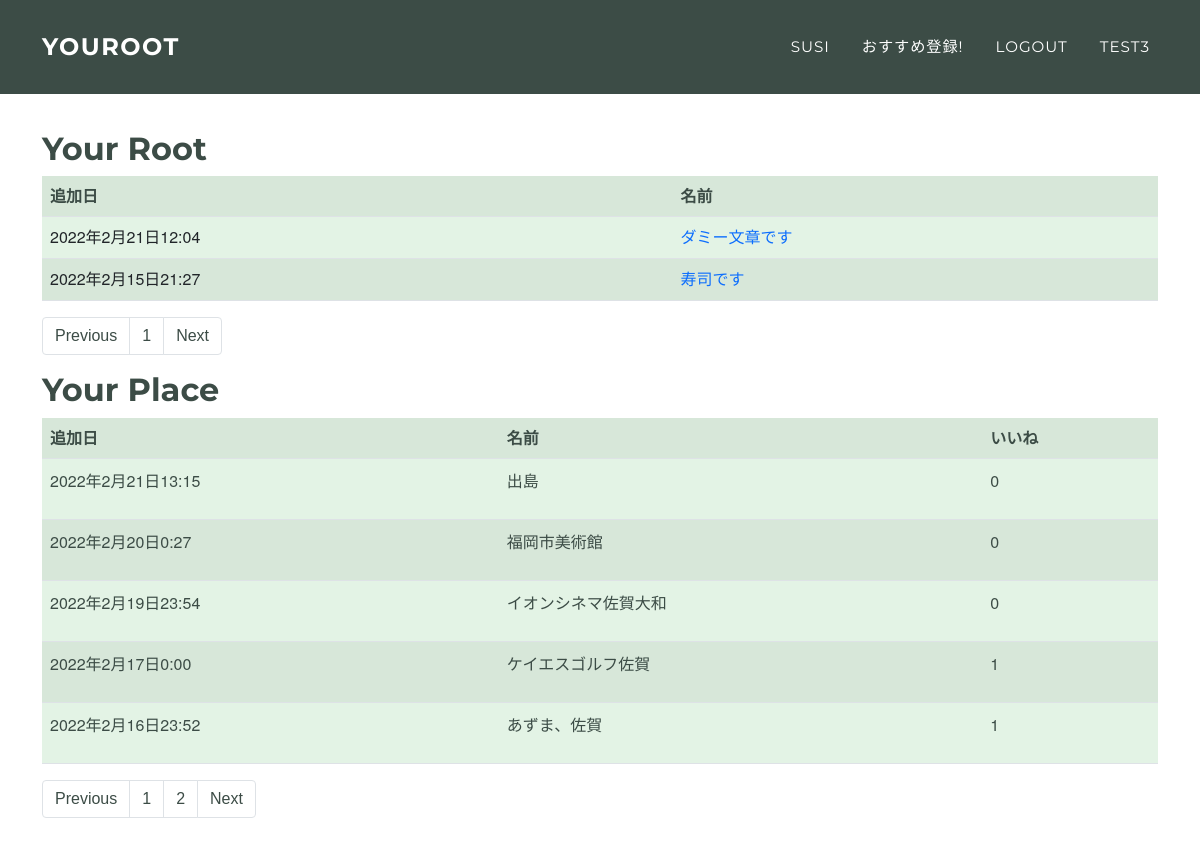
/user/1 (signed in), run on the app's committed database.
### testRoot/models.py (models this page shows, shortened)
class KeepRoot(models.Model):
    name = models.CharField(max_length=255)
    first = models.ForeignKey(TypeOfPlace, on_delete=models.CASCADE, null=True,related_name='first')
    second = models.ForeignKey(TypeOfPlace, on_delete=models.CASCADE, null=True,related_name='second')
    third = models.ForeignKey(TypeOfPlace, on_delete=models.CASCADE, null=True,related_name='third')
    author = models.ForeignKey(get_user_model(),on_delete=models.CASCADE, null=True)
    created_at = models.DateTimeField(auto_now_add=True, null=True)

class TypeOfPlace(models.Model):
    TYPE_CHOICE = (
        ('eat','ご飯'),
        ('play','遊び'),
    )
    type = models.CharField(max_length=255, choices=TYPE_CHOICE)
    name = models.CharField(max_length=255)
    atmosphere = models.ForeignKey(Atmosphere, on_delete=models.PROTECT, null=True)
    address = models.CharField(max_length=255)
    created_at = models.DateTimeField(auto_now_add=True)
    updated_at = models.DateTimeField(auto_now_add=True)
    pref = models.ForeignKey(PrefeCode, on_delete=models.PROTECT, null=True)
    city = models.CharField(max_length=255, null=True)
    ido = models.FloatField(null=True)
    keido = models.FloatField(null=True)
    image = models.ImageField(upload_to='images/', null=True)
    author = models.ForeignKey(get_user_model(),on_delete=models.CASCADE, null=True)
    good = models.IntegerField(null=True, default=0)
    comment = models.CharField(max_length=500, null=True)

### testRoot/views.py (the view)
# urls.py: path('user/<int:id>', user, name='user'),
def user(request, id):
    if request.method == 'POST':
        form = KeepRootForm(request.POST)
        if form.is_valid():
            post = form.save(commit=False)
            post.save()
            return redirect('index')
    else:
        lists = KeepRoot.objects.order_by('-created_at').filter(author=request.user)
        lists_place = TypeOfPlace.objects.order_by('-created_at').filter(author=request.user)
        p = Paginator(TypeOfPlace.objects.order_by('-created_at').filter(author=request.user), 5)
        page = request.GET.get('page')
        place = p.get_page(page)
        q = Paginator(KeepRoot.objects.order_by('-created_at').filter(author=request.user), 3)
        qpage = request.GET.get('rootPage')
        root = q.get_page(qpage)
        rangeee = list(range(root.paginator.num_pages))
        rangee = list(range(place.paginator.num_pages))
        content = {
            'lists': lists,
            'lists_place': lists_place,
            'place':place,
            'root':root,
            'rangee':rangee,
            'rangeee':rangeee,
        }
        return render(request, 'testRoot/user.html', content)

### testRoot/templates/testRoot/user.html
{% extends 'layout.html' %}
{% block content %}
<div class="container" style="margin-top: 130px;">
    <h2 style="color: #3c4c46;">Your Root</h2>
    <table class="table table-striped table-hover" style="background-color: #e3f3e5;">
        <tr>
            <th style="color: #3c4c46;">追加日</th>
            <th style="color: #3c4c46;">名前</th>
        </tr>
        {% for list in root %}
        <tr>
            <td>{{list.created_at}}</td>
            <td>
                <div class="wrapper"><a href="{% url 'detail' list.pk%}" class="effect-box">{{list.name}}</a></div>
            </td>
        </tr>
        {% endfor %}
    </table>
    <ul class="pagination">
        {% if root.has_previous %}
        <li class="page-item"><div class="wrapper"><a class="page-link effect-box pagination" href="?rootPage={{root.previous_page_number}}&page={{place.number}}">Previous</a></div></li>
        {% else %}
        <li class="page-item disable"><div class="wrapper"><a class="page-link effect-box pagination" href="?rootPage=1&page={{place.number}}">Previous</a></div></li>
        {% endif %}
        {% for i in rangeee %}
        <li class="page-item"><div class="wrapper"><a class="page-link effect-box pagination" href="?rootPage={{forloop.counter}}&page={{place.number}}">{{forloop.counter}}</a></div></li>
        {% endfor %}
        {% if root.has_next %}
        <li class="page-item"><div class="wrapper"><a class="page-link effect-box pagination" href="?rootPage={{root.next_page_number }}&page={{place.number}}">Next</a></div></li>
        {% else %}
        <li class="page-item disable"><div class="wrapper"><a class="page-link disable effect-box pagination" href="?rootPage={{root.paginator.num_pages}}&page={{place.number}}">Next</a></div></li>
        {% endif %}
    </ul>
    <h2 style="color: #3c4c46;">Your Place</h2>
    <table class="table table-striped table-hover" style="color: #3c4c46; background-color: #e3f3e5;">
        <tr>
            <th style="color: #3c4c46;">追加日</th>
            <th style="color: #3c4c46;">名前</th>
            <th style="color: #3c4c46;">いいね</th>
        </tr>
        {% for list in place %}
        <tr>
            <td style="color: #3c4c46;">
                <p>{{list.created_at}}</p>
            </td>
            <td style="color: #3c4c46;">
                <p>{{list.name}}</p>
            </td>
            <td style="color: #3c4c46;">
                <p>{{list.good}}</p>
            </td>
        </tr>
        {% endfor %}
    </table>
    <ul class="pagination">
        {% if place.has_previous %}
        <li class="page-item"><div class="wrapper"><a class="page-link effect-box pagination" href="?page={{place.previous_page_number}}&rootPage={{root.number}}">Previous</a></div></li>
        {% else %}
        <li class="page-item disable"><div class="wrapper"><a class="page-link effect-box pagination" href="?page=1&rootPage={{root.number}}">Previous</a></div></li>
        {% endif %}
        {% for i in rangee %}
        <li class="page-item"><div class="wrapper"><a class="page-link effect-box pagination" href="?page={{forloop.counter}}&rootPage={{root.number}}">{{forloop.counter}}</a></div></li>
        {% endfor %}
        {% if place.has_next %}
        <li class="page-item"><div class="wrapper"><a class="page-link effect-box pagination" href="?page={{place.next_page_number }}&rootPage={{root.number}}">Next</a></div></li>
        {% else %}
        <li class="page-item disable"><div class="wrapper"><a class="page-link disable effect-box pagination" href="?page={{place.paginator.num_pages}}&rootPage={{root.number}}">Next</a></div></li>
        {% endif %}
    </ul>
</div>
{% endblock %}

### templates/layout.html (shortened to what this page needs)
<!DOCTYPE html>
<html lang="ja">
{% load static %}
<head>
    <link href="https://cdn.jsdelivr.net/npm/bootstrap@5.0.2/dist/css/bootstrap.min.css" rel="stylesheet"
>
    <link rel="stylesheet" href="https://maxst.icons8.com/vue-static/landings/line-awesome/line-awesome/1.3.0/css/line-awesome.min.css" />
    <link rel="stylesheet" href="https://cdn.jsdelivr.net/npm/bootstrap-icons@1.4.0/font/bootstrap-icons.css">
    <link rel="stylesheet" href="{% static 'css/style.css' %}">
    <link rel="stylesheet" href="{% static 'css/index.css' %}">
    <link rel="stylesheet" href="{% static 'css/topPage.css' %}">
    <link rel="stylesheet" href="{% static 'css/topPage1.css' %}">
    <link rel="stylesheet" href="{% static 'css/card.css' %}">
    <link rel="stylesheet" href="{% static 'css/user.css' %}">
    <link rel="stylesheet" href="{% static 'css/logged_out.css' %}">
    <link rel="stylesheet" href="{% static 'css/login.css' %}">
    <link rel="stylesheet" href="{% static 'css/test1.css' %}">
    <link rel="stylesheet" href="{% static 'css/test2.css' %}">
    <link rel="stylesheet" href="{% static 'css/jquery.range.css' %}">
</head>
<body>
    <nav class="navbar navbar-expand-lg navbar-dark fixed-top" id="mainNav" style="background-color: #3c4c46;">
        <div class="container">
            {% if user.is_authenticated %}
            <div class="wrapper"><a class="navbar-brand effect-box" href="{% url 'index' %}">YOUROOT</a></div>
            {% else %}
            <div class="wrapper"><a class="navbar-brand effect-box" href="{% url 'topPage' %}">YOUROOT</a></div>
            {% endif %}
            <div class="collapse navbar-collapse" id="navbarResponsive">
                <ul class="navbar-nav text-uppercase ms-auto py-4 py-lg-0">
                    {% if user.is_authenticated %}
                    <li class="nav-item">
                        <div class="wrapper"><a href="{% url 'user' user.id%}" class="nav-link effect-box">{{user}}</a></div>
                    </li>
                    <li class="nav-item">
                        <div class="wrapper"><a href="{% url 'test2' %}" class="nav-link effect-box">おすすめ登録!</a></div>
                    </li>
                    <li class="nav-item">
                        <div class="wrapper"><a href='{% url "logout" %}' class="logout nav-link effect-box">logout</a></div>
                    </li>
                    <li class="nav-item">
                        <div class="wrapper"><a href='{% url "test3" %}' class="logout nav-link effect-box">test3</a></div>
                    </li>
                    {% endif %}
                </ul>
            </div>
        </div>
    </nav>
    {% block content %}
    {% endblock %}
</body>
</html>

### static/css/style.css (style rules this page uses)
html, body { width: 100%; height: 100%; color: #3c4c46; }

### static/css/index.css (style rules this page uses)
* { margin: 0; padding: 0; box-sizing: border-box; }

### static/css/topPage1.css (style rules this page uses)
* { box-sizing: border-box; }
body { margin: 0; padding-top: 0px; font-family: "メイリオ","Hiragino Kaku Gothic Pro", "ヒラギノ角ゴ Pro W3", Meiryo, "ＭＳ Ｐゴシック", "Helvetica Neue", Helvetica, Arial, sans-serif; background-color: #fff; }

### static/css/user.css (style rules this page uses)
.effect-box:after, .effect-box:before { content: ''; position: absolute; left: 0; display: inline-block; height: 1.5em; width: 100%; opacity: 0; -webkit-transition: opacity 0.35s, -webkit-transform 0.35s; transition: opacity 0.35s, transform 0.35s; }
.effect-box:before { border-left: 1px solid; border-right: 1px solid; -webkit-transform: scale(1,0); transform: scale(1,0); }
.effect-box:after { border-bottom: 1px solid; border-top: 1px solid; -webkit-transform: scale(0,1); transform: scale(0,1); }
.effect-box { text-decoration: none; display: inline-block; position: relative; font-family: 'Dosis', sans-serif; }
.wrapper { left:50%; }
li { list-style: none; }
.pagination { color: #3c4c46; }

### data on the page
KeepRoot: created_at "2022年2月21日12:04", name "ダミー文章です"
KeepRoot: created_at "2022年2月15日21:27", name "寿司です"
TypeOfPlace: created_at "2022年2月21日13:15", name "出島", good "0"
TypeOfPlace: created_at "2022年2月20日0:27", name "福岡市美術館", good "0"
TypeOfPlace: created_at "2022年2月19日23:54", name "イオンシネマ佐賀大和", good "0"
TypeOfPlace: created_at "2022年2月17日0:00", name "ケイエスゴルフ佐賀", good "1"
TypeOfPlace: created_at "2022年2月16日23:52", name "あずま、佐賀", good "1"

### other printed values
{{ user }} "SUSI"
